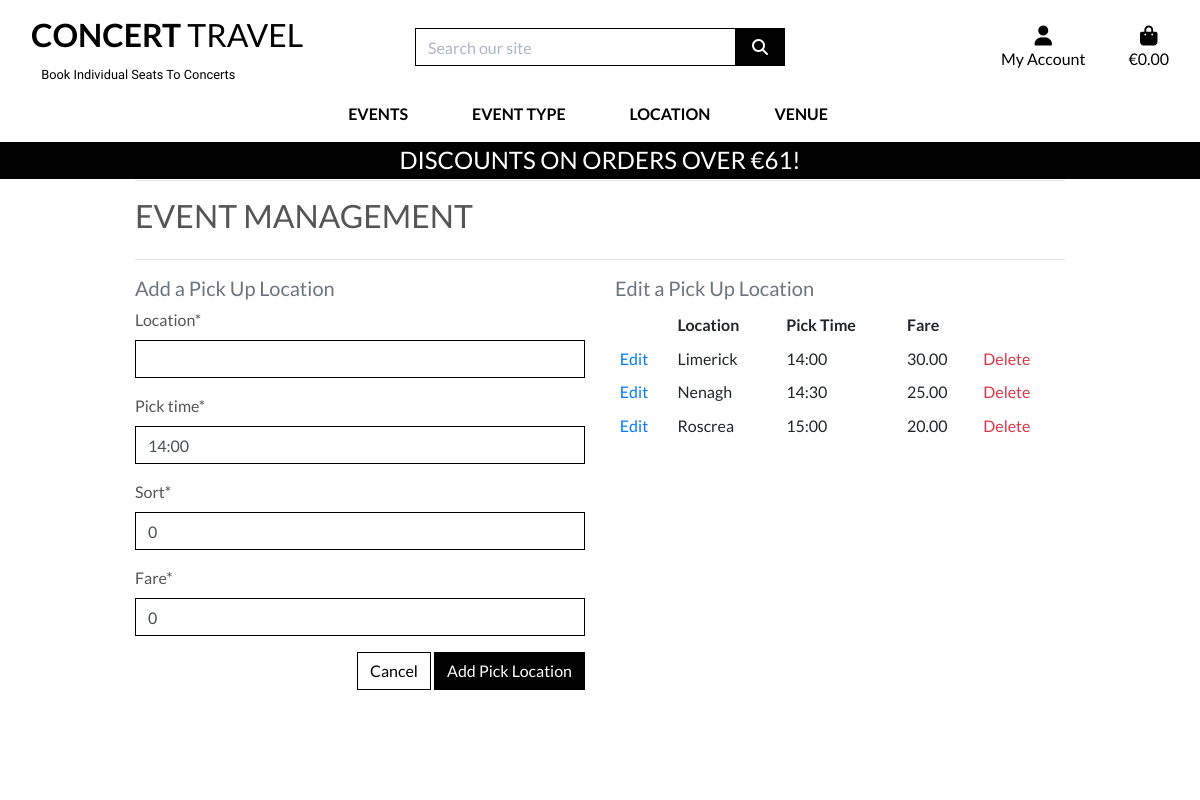
The app's page /events/add_pick/ (signed in) with its own data.
### events/models.py (models this page shows, shortened)
class PickLoc(models.Model):
    location = models.CharField(max_length=254)
    pick_time = models.CharField(max_length=20, default='14:00')
    sort = models.IntegerField(default=0)
    fare = models.DecimalField(max_digits=6, decimal_places=2, default=0)

### events/views.py (the view)
# urls.py: path('add_pick/', views.add_pick, name='add_pick'),
@login_required
def add_pick(request):
    if not request.user.is_superuser:
        messages.error(request, 'Sorry, only store owners can do that.')
        return redirect(reverse('home'))
    if request.method == 'POST':
        form = PickLocsForm(request.POST)
        if form.is_valid():
            pick = form.save()
            messages.success(request, 'Successfully added pick location!')
            return redirect(reverse('events'))
        else:
            messages.error(request, 'Failed to add pick location. Please ensure \
                                        the form is valid.')
    else:
        form = PickLocsForm()
        picklocs = PickLoc.objects.all()
    template = 'events/add_pick.html'
    context = {
        'form': form,
        'picklocs': picklocs,
    }
    return render(request, template, context)

### events/forms.py
class PickLocsForm(forms.ModelForm):
    class Meta:
        model = PickLoc
        fields = '__all__'
    def __init__(self, *args, **kwargs):
        super().__init__(*args, **kwargs)
        picklocs = PickLoc.objects.all()
        for field_name, field in self.fields.items():
            field.widget.attrs['class'] = 'border-black rounded-0'

### events/templates/events/add_pick.html (shortened to what this page needs)
{% extends "base.html" %}
{% load static %}
{% block page_header %}
    <div class="container header-container">
    </div>
{% endblock %}
{% block content %}
    <div class="overlay"></div>
    <div class="container">
        <div class="row">
            <div class="col">
                <hr>
                <h2 class="logo-font mb-4">Event Management</h2>
                <hr>
            </div>
        </div>
        <div class="row">
            <div class="col-12 col-md-6">
                <h5 class="text-muted">Add a Pick Up Location</h5>
                <form method="POST" action="{% url 'add_pick' %}" class="form mb-2" enctype="multipart/form-data">
                    {% for field in form %}
                        {{ field | as_crispy_field }}
                    {% endfor %}
                    <div class="text-right">
                        <a class="btn btn-outline-black rounded-0" href="{% url 'events' %}">Cancel</a>
                        <button class="btn btn-black rounded-0" type="submit">Add Pick Location</button>
                    </div>
                </form>
            </div>
            <div class="col-12 col-md-6">
                <h5 class="text-muted">Edit a Pick Up Location</h5>
                <table class="table  table-sm table-borderless">
                    <thead>
                        <tr>
                            <th></th>
                            <th>Location</th>
                            <th>Pick Time</th>
                            <th>Fare</th>
                        </tr>
                    </thead>
                    {% for p in picklocs %}
                        <tr>
                            <td><a href="{% url 'edit_pick' p.id %} ">Edit </a></td>
                            <td>{{ p.location}}</td>
                            <td>{{ p.pick_time}}</td>
                            <td>{{ p.fare}}</td>
                            <td><a href="{% url 'delete_pick' p.id %} " class="text-danger"> Delete</a></td>
                        </tr>
                    {% endfor%}
                </table>
            </div>
        </div>
    </div>
{% endblock %}

### static/css/base.css (style rules this page uses)
html { height: 100%; }
body { height: calc(100vh - 164px); color: #555; font-family: 'Lato'; ; }
.logo-font { text-transform: uppercase; }
.btn-black { background: black; color: white; }
.btn-outline-black { background: white; color: black !important; border: 1px solid black; }
.border-black { border: 1px solid black !important; }
.overlay { height: 100%; width: 100%; top: 0; left: 0; position: fixed; background: white; z-index: -1; }
@media (min-width: 1200px) { .container { max-width: 80%; } }
@media (min-width: 992px) { .header-container { padding-top: 164px; } }

### records on screen
PickLoc: location "Limerick", pick_time "14:00", fare "30.00"
PickLoc: location "Nenagh", pick_time "14:30", fare "25.00"
PickLoc: location "Roscrea", pick_time "15:00", fare "20.00"

### other values on screen
{{ discount_threshold }} "61"
